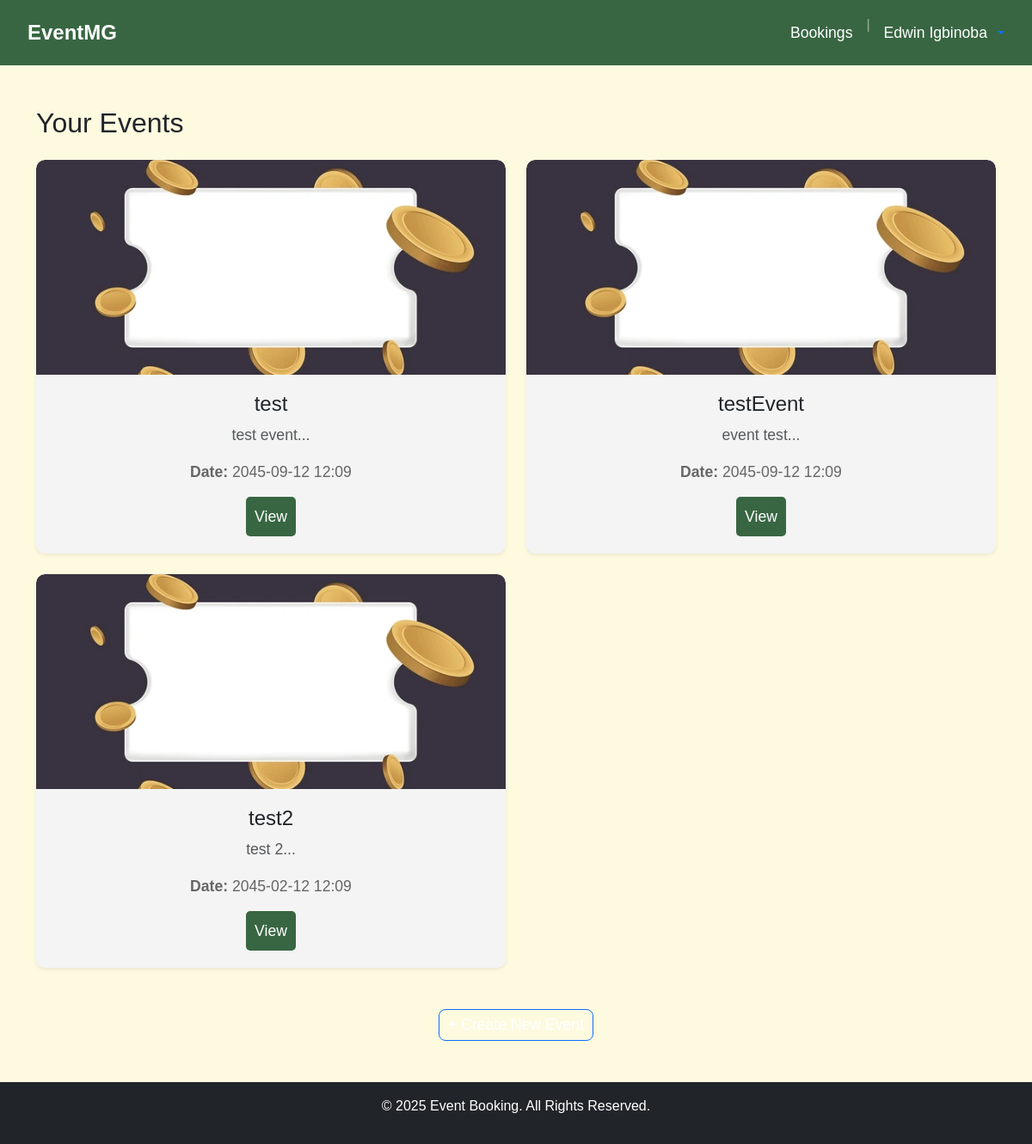
Page /admin-home (signed in) on the earlier database version.
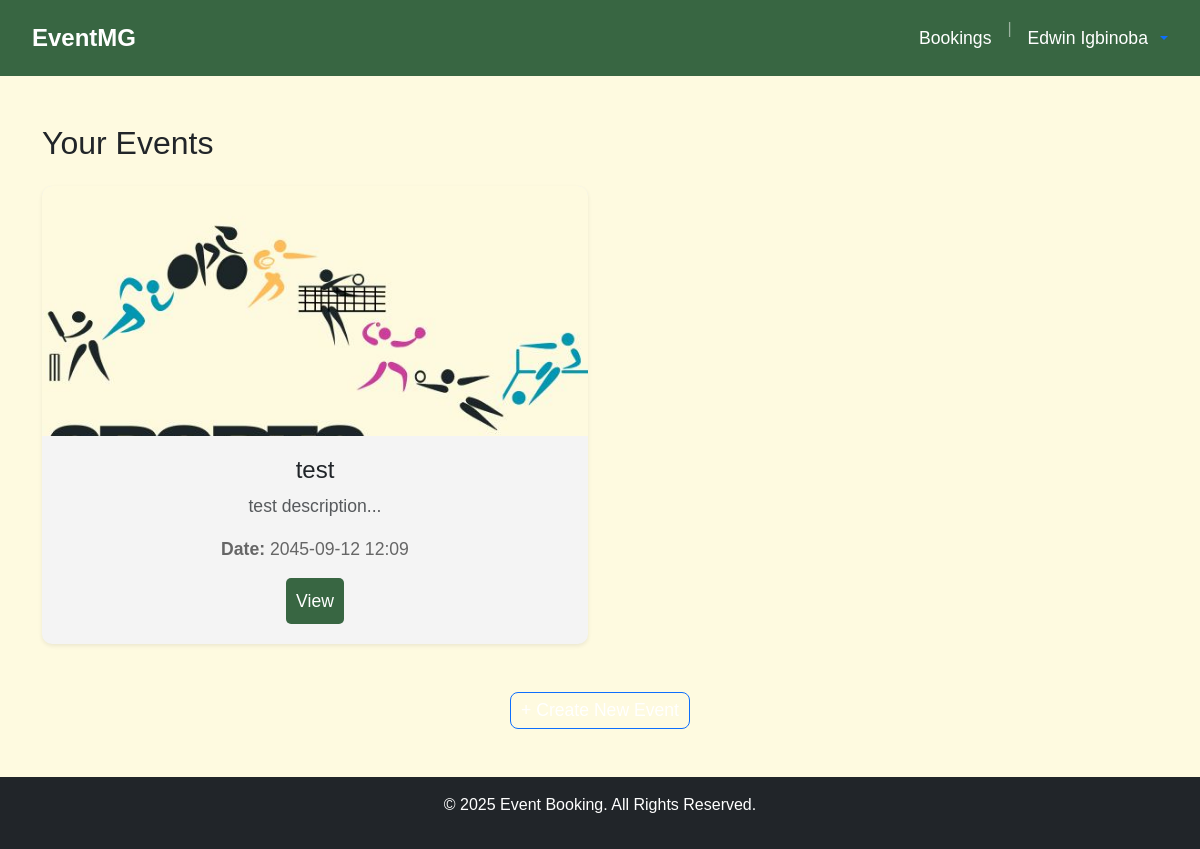
Same page on the later database version.
### website/models.py (models this page shows, shortened)
class Customer(db.Model, UserMixin):
    id = db.Column(db.Integer,primary_key=True)
    first_name = db.Column(db.String(50))
    last_name = db.Column(db.String(50))
    email = db.Column(db.String(120),unique=True)
    phone = db.Column(db.String(20),unique = True)
    location = db.Column(db.String(255))
    password = db.Column(db.String(255))
    stripe_customer_id = db.Column(db.String(100))

class Event(db.Model):
    __tablename__ = 'event'
    event_id = db.Column(db.Integer, primary_key=True, autoincrement=True)
    admin_id = db.Column(db.Integer, nullable=False)
    venue_id = db.Column(db.Integer, db.ForeignKey('venue.venue_id'), nullable=False)
    name = db.Column(db.String(255), nullable=False)
    date = db.Column(db.DateTime, nullable=False)
    description = db.Column(db.Text)
    ticket_price = db.Column(db.Numeric(10, 2), nullable=False)
    available_seats = db.Column(db.Integer, nullable=False)
    category_id = db.Column(db.Integer, db.ForeignKey('category.category_id'), nullable=True)
    category = db.relationship('Category', backref='events')

### website/routes/admin.py (the view)
@admin.route('/admin-home', methods=['GET', 'POST'])
def admin_home():
    events = Event.query.filter_by(admin_id=current_user.id).all()
    return render_template('organizer/organizer.html',events=events)

### website/templates/organizer/organizer.html (shortened to what this page needs)
{% extends "eventshome.html" %}
{% block navbar %}
<li class="nav-item">
    <a class="nav-link text-white" href="{{ url_for('views.search') }}"></a>
</li>
<li class="nav-item">
    <a class="nav-link text-white" href="#"></a>
</li>
{% endblock %}
{% block content %}
<div class="container my-5">
  {% if events|length == 0 %}
  <div class="card shadow-lg border-0 rounded-4 mb-5">
    <div class="card-body p-5">
      <h2 class="card-title mb-3">Create an Event</h2>
      <p class="text-muted mb-4">Add all your event details, create new tickets.</p>
      <a href="{{ url_for('events.create_event') }}" class="btn btn-primary btn-lg">Create Event</a>
    </div>
  </div>
  <div class="card shadow border-0 rounded-4">
    <div class="card-body p-5">
      <p class="text-uppercase text-muted small mb-1">Your checklist</p>
      <p class="fs-5 text-secondary mb-4">Here's how to start!</p>
      <a href="/manage/events/new/details" class="text-decoration-none text-dark">
        <div class="d-flex justify-content-between align-items-start border rounded p-3 mb-3 hover-shadow">
          <div class="ms-auto text-start">
            <div class="fw-bold">Create event</div>
            <div class="text-muted small">Publish an event to reach millions of people</div>
          </div>
        </div>
      </a>
      <a href="/organizations/info/profile" class="text-decoration-none text-dark">
        <div class="d-flex justify-content-between align-items-start border rounded p-3 mb-3 hover-shadow">
          <div class="ms-auto text-start">
            <div class="fw-bold">Set up your organizer profile</div>
            <div class="text-muted small">Highlight your brand by adding your organizer name, image, and bio.</div>
          </div>
        </div>
      </a>
      <a href="/organizations/finance-settings/bank-accounts" class="text-decoration-none text-dark">
        <div class="d-flex justify-content-between align-items-start border rounded p-3 hover-shadow">
          <div class="ms-auto text-start">
            <div class="fw-bold">Add your bank account</div>
            <div class="text-muted small">Get paid for future ticket sales by entering your bank details.</div>
          </div>
        </div>
      </a>
    </div>
  </div>
  {% else %}
  <h2 class="mb-4">Your Events</h2>
  <div class="row row-cols-1 row-cols-md-2 g-4">
    {% for event in events %}
    <div class="col">
      <div class="card h-100 shadow-sm border-0">
        {% if event.category.name == 'Concerts' %}
          <img src="{{ url_for('static', filename='images/concert-category.jpg') }}" class="card-img-top" alt="Concerts">
        {% elif event.category.name == 'Sports' %}
          <img src="{{ url_for('static', filename='images/sport-category.jpg') }}" class="card-img-top" alt="Sports">
        {% elif event.category.name == 'Festivals' %}
          <img src="{{ url_for('static', filename='images/festival-category.jpg') }}" class="card-img-top" alt="Festivals">
        {% elif event.category.name == 'Theatre' %}
          <img src="{{ url_for('static', filename='images/theatre-category.jpg') }}" class="card-img-top" alt="Theatre">
        {% else %}
          <img src="{{ url_for('static', filename='images/default.webp') }}" class="card-img-top" alt="Event">
        {% endif %}
        <div class="card-body">
          <h5 class="card-title">{{ event.name }}</h5>
          <p class="card-text text-muted">{{ event.description[:100] }}...</p>
          <p class="card-text"><strong>Date:</strong> {{ event.date.strftime('%Y-%m-%d %H:%M') }}</p>
          <a href="" class="btn btn-outline-primary btn-sm">View</a>
        </div>
      </div>
    </div>
    {% endfor %}
  </div>
  <div class="text-center mt-5">
    <a href="{{ url_for('events.create_event') }}" class="btn btn-primary btn-lg">+ Create New Event</a>
  </div>
  {% endif %}
</div>
{% endblock %}

### website/templates/eventshome.html (shortened to what this page needs)
<!DOCTYPE html>
<html lang="en">
<head>
    <link href="https://cdn.jsdelivr.net/npm/bootstrap@5.3.0/dist/css/bootstrap.min.css" rel="stylesheet">
    <link rel="stylesheet" href="{{ url_for('static', filename='stylesheet.css')}}" type="text/css" >
</head>
<body>
    <nav class="navbar navbar-expand-lg custom-navbar">
        <div class="container-fluid">
            <a class="navbar-brand" href="{{ url_for('views.home') }}">EventMG</a>
            <div class="collapse navbar-collapse" id="navbarNav">
                <ul class="navbar-nav ms-auto">
                {% block navbar %}{% endblock %}
                    {% if current_user.is_authenticated %}
                    <li class="nav-item">
                        <a class="nav-link text-white"  href="{{ url_for('views.bookings') }}" >Bookings</a>
                    </li>
                    <li class="nav-item">
                      <span class="nav-separator mx-2">|</span>
                    </li>
                        <div class="ms-auto d-flex align-items-center">
                        <div class="dropdown">
                            <a class="d-flex align-items-center text-decoration-none dropdown-toggle" href="#" id="userDropdown" data-bs-toggle="dropdown" aria-expanded="false">
                                <span class="d-none d-sm-inline nav-link text-white">{{ current_user.first_name }} {{ current_user.last_name }} </span>
                            </a>
                        </div>
                        </div>
                    {% else %}
                        <li class="nav-item">
                            <a href="{{ url_for('auth.login') }}">Sign In / Up</a>
                        </li>
                    {% endif %}
                </ul>
            </div>
        </div>
    </nav>
{% block content %}{% endblock %}
    {% block footer %}
    <footer class="bg-dark text-white text-center py-3">
        <p>&copy; 2025 Event Booking. All Rights Reserved.</p>
    </footer>
    {% endblock %}
</body>
</html>

### website/static/stylesheet.css (style rules this page uses)
body { font-family: Helvetica, Verdana, sans-serif; margin: 0; padding: 0; background: #fefae0; }
.navbar { padding: 15px 20px; }
.custom-navbar { background-color: #386642; }
.navbar-brand { font-size: 1.5em; font-weight: bold; color: white; }
.navbar-nav .nav-link { font-size: 1.1em; }
.btn { color: white; padding: 4px 10px; background: transparent; transition: 0.3s ease-in-out; font-size: 1.1em; }
.card { border-radius: 10px; overflow: hidden; text-align: center; background: #f4f4f4; }
.card img { border-radius: 10px 10px 0 0; width: 100%; height: 250px; object-fit: cover; border-radius: 10px 10px 0 0; }
.card-body { padding: 20px; }
.card-title { font-size: 1.5em; }
.card-text { font: Helvetica, Verdana; font-size: 1.1em; color: #666; }
.card .btn-outline-primary { background: #386642; color: white; border: none; border-radius: 5px; padding: 10px; }
footer { background: #222; color: white; text-align: center; padding: 20px; margin-top: 20px; }
.nav-separator { color: rgba(255,255,255,0.5); line-height: 1.5; }

Differences in the rows shown:
removed Event: name "testEvent", description "event test", date "2045-09-12 12:09"
removed Event: name "test2", description "test 2", date "2045-02-12 12:09"
changed Event "test": name: picture added; description "test event" → "test description"; name: picture removed
